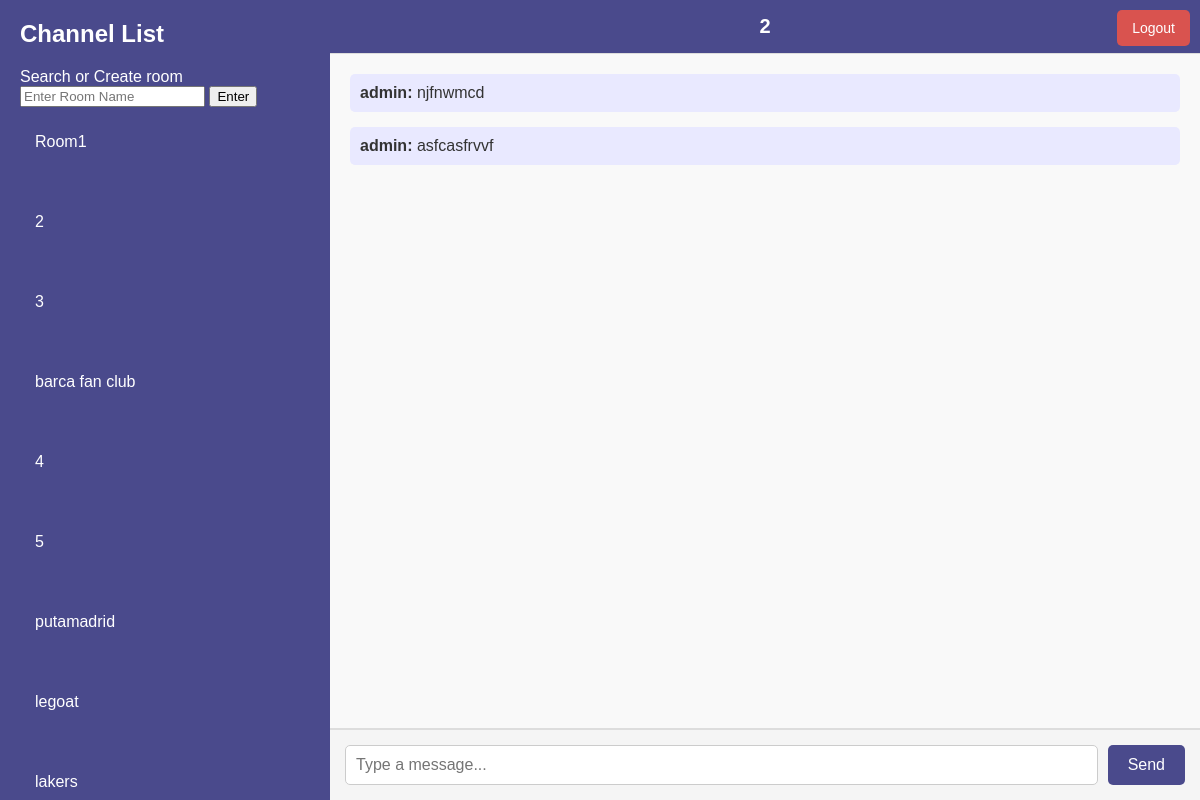
The app's page /chat/2 (signed in), older data.
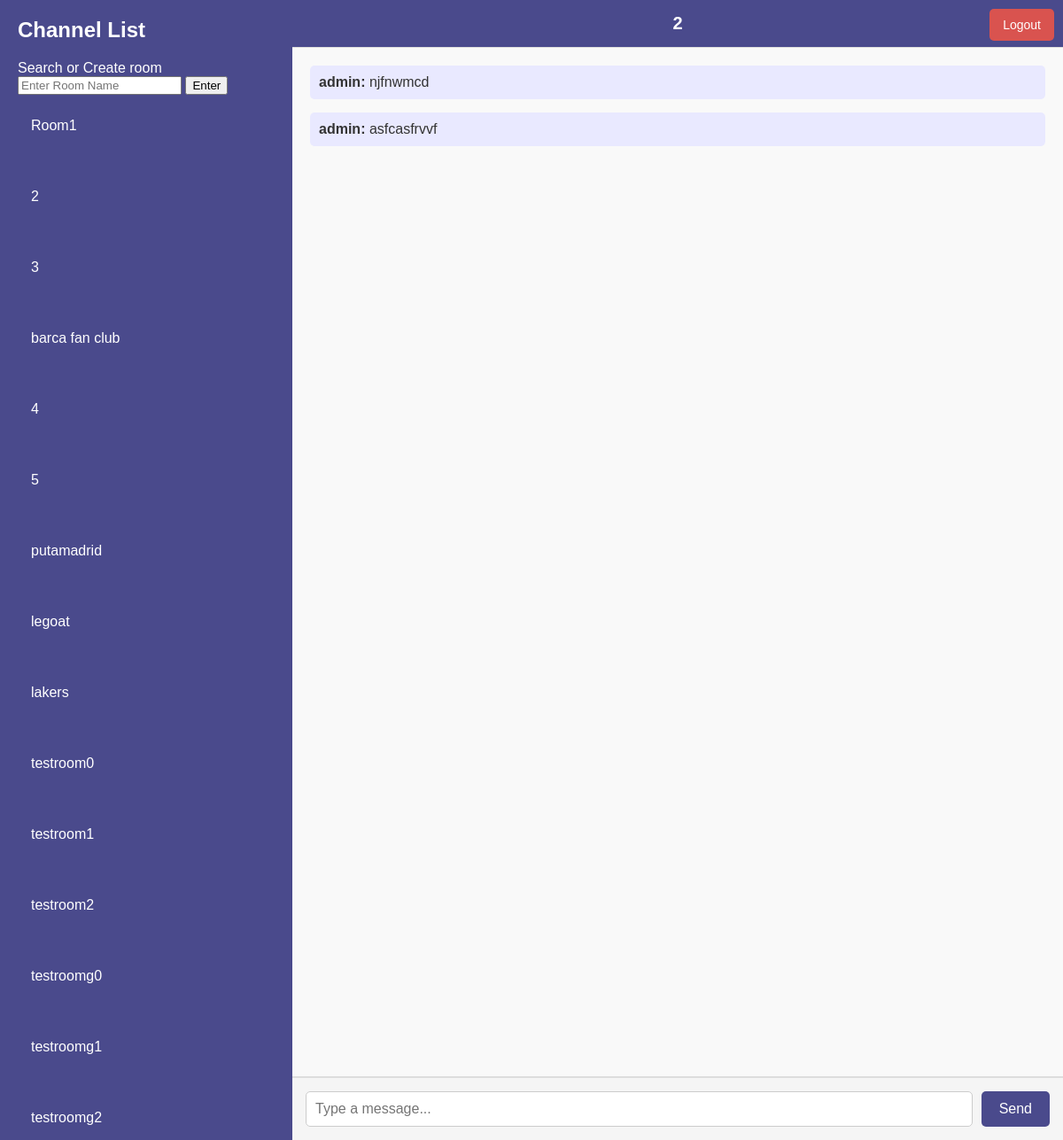
The same page, newer data.
### src/models/chat.py (models this page shows)
class ChatRoom(db.Model):
    __tablename__ = 'chat_rooms'
    id = db.Column(db.Integer, primary_key=True)
    name = db.Column(db.String(80), unique=True, nullable=False)

class Message(db.Model):
    __tablename__ = 'messages'
    id = db.Column(db.Integer, primary_key=True)
    user_id = db.Column(db.Integer, db.ForeignKey('users.id'), nullable=False)
    room_id = db.Column(db.Integer, db.ForeignKey('chat_rooms.id'), nullable=False)
    content = db.Column(db.Text, nullable=False)
    timestamp = db.Column(db.DateTime, default=datetime.utcnow)
    user = db.relationship('User', backref='messages')
    room = db.relationship('ChatRoom', backref='messages')

### src/models/user.py (models this page shows)
class User(UserMixin, db.Model):
    __tablename__ = "users"
    id = db.Column(db.Integer, primary_key=True)
    username = db.Column(db.String(150), unique=True, nullable=False)
    email = db.Column(db.String(150), unique=True, nullable=False)
    password = db.Column(db.String(200), nullable=False)
    is_admin = db.Column(db.Boolean, default=False)

### src/views/chat_view/routes.py (the view)
@chat_bp.route('/chat/<room_name>')
@login_required
def room(room_name):
    all_rooms = ChatRoom.query.all()
    room = ChatRoom.query.filter_by(name=room_name).first_or_404()
    messages = Message.query.filter_by(room_id=room.id).order_by(Message.timestamp).all()
    return render_template('chatapp/room.html', rooms=all_rooms, room=room, messages=messages)

### src/extensions.py (called while the page is built)
@login_manager.user_loader
def load_user(user_id):
    return User.query.get(int(user_id))

### src/templates/chatapp/room.html (shortened to what this page needs)
<!DOCTYPE html>
<html lang="en">
<head>
    <link rel="stylesheet" href="{{ url_for('static', filename='css/styles.css') }}">
</head>
<body>
    <div class="chat-container">
        <div class="sidebar">
            <h2>Channel List</h2>
            <div id="room-form" class="room-form hidden">
                <form method="POST" action="{{ url_for('chat.chat') }}">
                    <label for="room_name">Search or Create room</label>
                    <input type="text" name="room_name" id="room_name" placeholder="Enter Room Name" required>
                    <button type="submit">Enter</button>
                </form>
            </div>
            <ul>
                {% if rooms %}
                    {% for one_room in rooms %}
                    <li>
                        <a href="{{ url_for('chat.room', room_name=one_room.name) }}">
                            <div class="room">
                                <p class="room-name">{{ one_room.name }}</p>
                            </div>
                        </a>
                    </li>
                    {% endfor %}
                {% else %}
                    <p>No rooms available. Create the first one!</p>
                {% endif %}
            </ul>
            <div class="logout">
                <a href="{{ url_for('auth.logout') }}" class="logout-button">Logout</a>
            </div>
        </div>
        <div class="chat-window">
            <div class="chat-header">{{ room.name }}</div>
            <div id="chat-box" class="chat-box">
                {% for msg in messages %}
                <div class="message">
                    <strong>{{ msg.user.username }}:</strong> {{ msg.content }}
                </div>
                {% endfor %}
            </div>
            <div class="chat-input">
                <input id="message" type="text" placeholder="Type a message...">
                <button onclick="sendMessage()">Send</button>
            </div>
        </div>
    </div>
</body>
</html>

### src/static/css/styles.css (style rules this page uses)
body { margin: 0; font-family: Arial, sans-serif; background-color: #f5f5f5; color: #333; overflow: hidden; }
.chat-container { display: flex; height: 100vh; overflow: hidden; }
.sidebar { width: 25%; background-color: #4a4a8c; color: #fff; display: flex; flex-direction: column; padding: 20px; box-shadow: 2px 0 5px rgba(0, 0, 0, 0.1); overflow-y: auto; height: 100%; }
.sidebar h2 { margin: 0 0 20px; font-size: 24px; }
.sidebar ul { list-style: none; padding: 0; margin: 0; }
.sidebar ul li { margin-bottom: 10px; }
.sidebar ul li a { color: #fff; text-decoration: none; padding: 10px 15px; display: block; border-radius: 5px; transition: background-color 0.3s; }
.chat-window { width: 75%; display: flex; flex-direction: column; background-color: #fff; height: 100%; overflow-y: auto; }
.chat-header { background-color: #4a4a8c; color: #fff; padding: 15px; font-size: 20px; font-weight: bold; text-align: center; flex-shrink: 0; }
.chat-box { flex-grow: 1; padding: 20px; overflow-y: auto; background-color: #f9f9f9; border-top: 1px solid #ddd; border-bottom: 1px solid #ddd; }
.message { margin-bottom: 15px; padding: 10px; border-radius: 5px; background-color: #e9e9ff; color: #333; }
.chat-input { display: flex; padding: 15px; flex-shrink: 0; background-color: #f5f5f5; border-top: 1px solid #ddd; }
.chat-input input { flex-grow: 1; padding: 10px; font-size: 16px; border: 1px solid #ccc; border-radius: 5px; margin-right: 10px; }
.chat-input button { padding: 10px 20px; font-size: 16px; color: #fff; background-color: #4a4a8c; border: none; border-radius: 5px; cursor: pointer; transition: background-color 0.3s; }
.logout-button { position: absolute; top: 10px; right: 10px; padding: 10px 15px; color: white; background-color: #d9534f; border: none; border-radius: 5px; text-decoration: none; font-size: 14px; z-index: 1000; }

Row changes from the older to the newer data that the page shows:
added ChatRoom: name "testroom0"
added ChatRoom: name "testroom1"
added ChatRoom: name "testroom2"
added ChatRoom: name "testroomg0"
added ChatRoom: name "testroomg1"
added ChatRoom: name "testroomg2"
